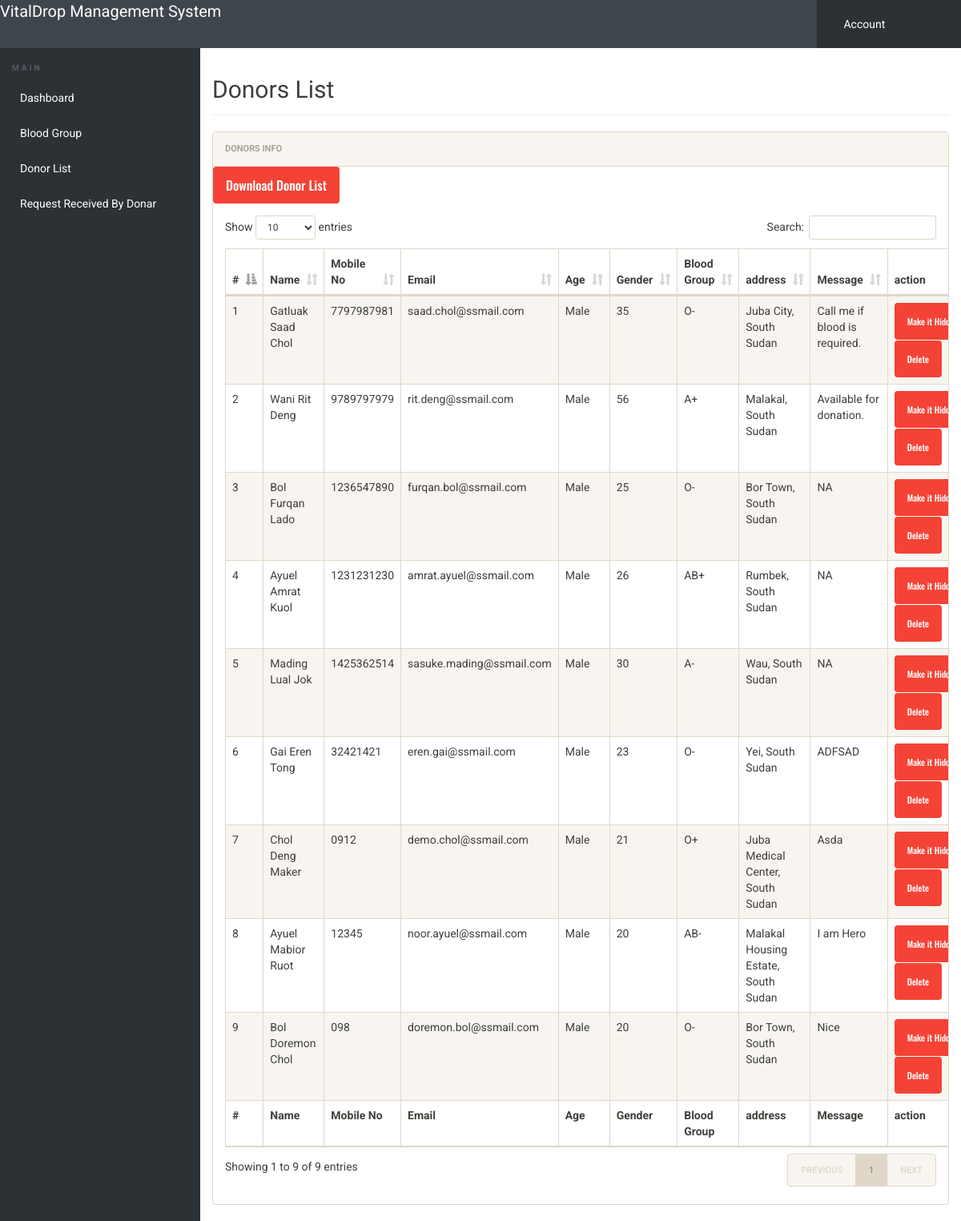
The page /admin/donor-list.php (signed in) on the database its author committed.
### tables this page shows
CREATE TABLE `tblblooddonars` (
  `id` int(11) NOT NULL,
  `FullName` varchar(100) DEFAULT NULL,
  `MobileNumber` char(11) DEFAULT NULL,
  `EmailId` varchar(100) DEFAULT NULL,
  `Gender` varchar(20) DEFAULT NULL,
  `Age` int(11) DEFAULT NULL,
  `BloodGroup` varchar(20) DEFAULT NULL,
  `Address` varchar(255) DEFAULT NULL,
  `Message` mediumtext DEFAULT NULL,
  `PostingDate` timestamp NOT NULL DEFAULT current_timestamp(),
  `status` int(1) DEFAULT NULL,
  `Password` varchar(250) DEFAULT NULL
);

### admin/donor-list.php (the view, shortened to what this page needs)
<?php
include('includes/config.php');
if(strlen($_SESSION['alogin'])==0)
	{
header('location:index.php');
}
else{
 ?>
<!doctype html>
<html lang="en" class="no-js">
<head>
	<link rel="stylesheet" href="css/font-awesome.min.css">
	<link rel="stylesheet" href="css/bootstrap.min.css">
	<link rel="stylesheet" href="css/dataTables.bootstrap.min.css">
	<link rel="stylesheet" href="css/bootstrap-social.css">
	<link rel="stylesheet" href="css/bootstrap-select.css">
	<link rel="stylesheet" href="css/fileinput.min.css">
	<link rel="stylesheet" href="css/awesome-bootstrap-checkbox.css">
	<link rel="stylesheet" href="css/style.css">
</head>
<body>
	<?php include('includes/header.php');?>
	<div class="ts-main-content">
		<?php include('includes/leftbar.php');?>
		<div class="content-wrapper">
			<div class="container-fluid">
				<div class="row">
					<div class="col-md-12">
						<h2 class="page-title">Donors List</h2>
						<div class="panel panel-default">
							<div class="panel-heading">Donors Info</div>
								<a href="download-records.php" style="font-size:16px;" class="btn btn-info">Download Donor List</a>
							<div class="panel-body">
								<table id="zctb" class="display table table-striped table-bordered table-hover" cellspacing="0" width="100%">
									<thead>
										<tr>
										<th>#</th>
											<th>Name</th>
											<th>Mobile No</th>
											<th>Email</th>
											<th>Age</th>
											<th>Gender</th>
											<th>Blood Group</th>
											<th>address</th>
											<th>Message </th>
											<th>action </th>
										</tr>
									</thead>
									<tfoot>
										<tr>
										<th>#</th>
										<th>Name</th>
											<th>Mobile No</th>
											<th>Email</th>
											<th>Age</th>
											<th>Gender</th>
											<th>Blood Group</th>
											<th>address</th>
											<th>Message </th>
											<th>action </th>
										</tr>
									</tfoot>
									<tbody>
<?php $sql = "SELECT * from  tblblooddonars ";
$query = $dbh -> prepare($sql);
$query->execute();
$results=$query->fetchAll(PDO::FETCH_OBJ);
$cnt=1;
if($query->rowCount() > 0)
{
foreach($results as $result)
{				?>
										<tr>
											<td><?php echo htmlentities($cnt);?></td>
											<td><?php echo htmlentities($result->FullName);?></td>
											<td><?php echo htmlentities($result->MobileNumber);?></td>
											<td><?php echo htmlentities($result->EmailId);?></td>
											<td><?php echo htmlentities($result->Gender);?></td>
											<td><?php echo htmlentities($result->Age);?></td>
											<td><?php echo htmlentities($result->BloodGroup);?></td>
											<td><?php echo htmlentities($result->Address);?></td>
											<td><?php echo htmlentities($result->Message);?></td>
										<td>
<?php if($result->status==1)
{?>
<a href="donor-list.php?hidden=<?php echo htmlentities($result->id);?>" onclick="return confirm('Do you really want to hiidden this detail')" class="btn btn-primary"> Make it Hidden</a>
<?php } else {?>
<a href="donor-list.php?public=<?php echo htmlentities($result->id);?>" onclick="return confirm('Do you really want to Public this detail')" class="btn btn-primary"> Make it Public</a>
<?php } ?>
<a href="donor-list.php?del=<?php echo htmlentities($result->id);?>" onclick="return confirm('Do you really want to delete this record')" class="btn btn-danger" style="margin-top:1%;"> Delete</a>
</td>
										</tr>
										<?php $cnt=$cnt+1; }} ?>
									</tbody>
								</table>
							</div>
						</div>
					</div>
				</div>
			</div>
		</div>
	</div>
</body>
</html>
<?php } ?>

### admin/css/style.css (style rules this page uses)
html { font-size: 14px; }
@media only screen and (min-width: 480px) { html { font-size: 17px; } }
@media only screen and (min-width: 768px) { html { font-size: 14px; } }
body { font-size: 1em; }
a { color: #37a6c4; }
.btn { font-family: 'Oswald', sans-serif; background-color: #F44336 !important; }
.panel { overflow: hidden; }
.btn { text-transform: none; }
.page-title { padding-bottom: 15px; margin-bottom: 20px; border-bottom: 1px solid #f0f0f0; }
.ts-main-content .content-wrapper { padding-top: 15px; margin-top: 60px; }
@media only screen and (min-width: 992px) { .ts-main-content .content-wrapper { margin-left: 250px; } }

### rows shown on the page
tblblooddonars: FullName "Gatluak Saad Chol", MobileNumber "7797987981", EmailId "saad.chol@ssmail.com", Gender "Male", Age "35", BloodGroup "O-", Address "Juba City, South Sudan", Message "Call me if blood is required."
tblblooddonars: FullName "Wani Rit Deng", MobileNumber "9789797979", EmailId "rit.deng@ssmail.com", Gender "Male", Age "56", BloodGroup "A+", Address "Malakal, South Sudan", Message "Available for donation."
tblblooddonars: FullName "Bol Furqan Lado", MobileNumber "1236547890", EmailId "furqan.bol@ssmail.com", Gender "Male", Age "25", BloodGroup "O-", Address "Bor Town, South Sudan", Message "NA"
tblblooddonars: FullName "Ayuel Amrat Kuol", MobileNumber "1231231230", EmailId "amrat.ayuel@ssmail.com", Gender "Male", Age "26", BloodGroup "AB+", Address "Rumbek, South Sudan", Message "NA"
tblblooddonars: FullName "Mading Lual Jok", MobileNumber "1425362514", EmailId "sasuke.mading@ssmail.com", Gender "Male", Age "30", BloodGroup "A-", Address "Wau, South Sudan", Message "NA"
tblblooddonars: FullName "Gai Eren Tong", MobileNumber "32421421", EmailId "eren.gai@ssmail.com", Gender "Male", Age "23", BloodGroup "O-", Address "Yei, South Sudan", Message "ADFSAD"
tblblooddonars: FullName "Chol Deng Maker", MobileNumber "0912", EmailId "demo.chol@ssmail.com", Gender "Male", Age "21", BloodGroup "O+", Address "Juba Medical Center, South Sudan", Message "Asda"
tblblooddonars: FullName "Ayuel Mabior Ruot", MobileNumber "12345", EmailId "noor.ayuel@ssmail.com", Gender "Male", Age "20", BloodGroup "AB-", Address "Malakal Housing Estate, South Sudan", Message "I am Hero"
tblblooddonars: FullName "Bol Doremon Chol", MobileNumber "098", EmailId "doremon.bol@ssmail.com", Gender "Male", Age "20", BloodGroup "O-", Address "Bor Town, South Sudan", Message "Nice"
